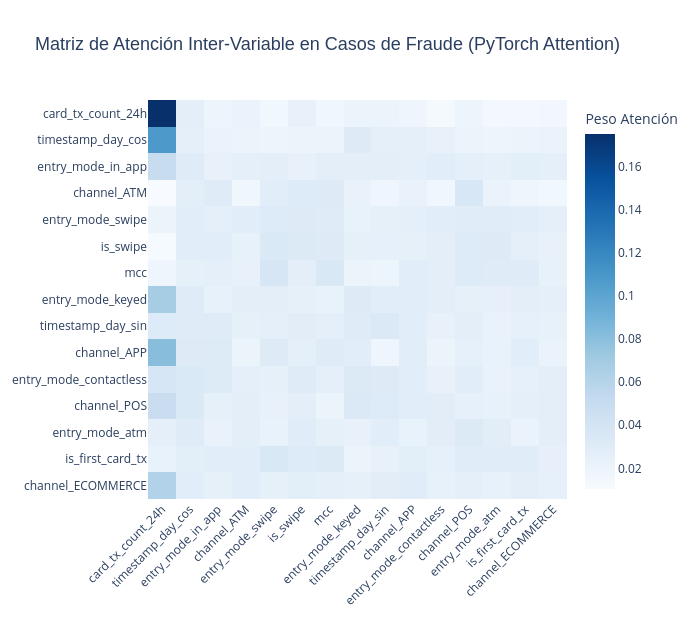

Write notebook code for a chart like this one.
### Markdown cell above
### 4.1. Visualización de Matriz de Atención Inter-Variable (Self-Attention Weights)
Extracción de los pesos medios de auto-atención que indican qué variables consultan a qué otras variables para determinar el riesgo de fraude.

### Code cell
# Extraer matriz de atención para una muestra representativa de test
sample_test_idx = np.where(y_test == 1)[0][:500]  # Incluir transacciones fraudulentas
sample_Xt = Xt_test[sample_test_idx]
attn_weights = attn_clf.get_attention_weights(sample_Xt)

fig_attn = plot_attention_heatmap_plotly(
    attention_matrix=attn_weights,
    feature_names=feature_names,
    top_k=15,
    title="Matriz de Atención Inter-Variable en Casos de Fraude (PyTorch Attention)",
)
save_figure_html(fig_attn, "../presentation/figures/12_matriz_atencion_fraude.html")
fig_attn.show()

### Figure 1 — Plotly figure (JSON) as saved in the notebook; plotly's stock layout.template omitted (floating-point values rounded to 4 significant figures; data arrays with more than 128 entries replaced by an {"elided": "..."} marker saying what was removed)
{"data": [{"colorbar": {"title": {"text": "Peso Atención"}}, "colorscale": [[0, "rgb(247,251,255)"], [0.125, "rgb(222,235,247)"], [0.25, "rgb(198,219,239)"], [0.375, "rgb(158,202,225)"], [0.5, "rgb(107,174,214)"], [0.625, "rgb(66,146,198)"], [0.75, "rgb(33,113,181)"], [0.875, "rgb(8,81,156)"], [1, "rgb(8,48,107)"]], "hovertemplate": "Fuente: <b>%{y}</b><br>Destino: <b>%{x}</b><br>Peso: %{z:.4f}<extra></extra>", "type": "heatmap", "x": ["card_tx_count_24h", "timestamp_day_cos", "entry_mode_in_app", "channel_ATM", "entry_mode_swipe", "is_swipe", "mcc", "entry_mode_keyed", "timestamp_day_sin", "channel_APP", "entry_mode_contactless", "channel_POS", "entry_mode_atm", "is_first_card_tx", "channel_ECOMMERCE"], "y": ["card_tx_count_24h", "timestamp_day_cos", "entry_mode_in_app", "channel_ATM", "entry_mode_swipe", "is_swipe", "mcc", "entry_mode_keyed", "timestamp_day_sin", "channel_APP", "entry_mode_contactless", "channel_POS", "entry_mode_atm", "is_first_card_tx", "channel_ECOMMERCE"], "z": {"elided": "15x15 float values"}}], "layout": {"height": 620, "title": {"font": {"family": "Arial", "size": 18}, "text": "Matriz de Atención Inter-Variable en Casos de Fraude (PyTorch Attention)"}, "width": 700, "xaxis": {"tickangle": -45}, "yaxis": {"autorange": "reversed"}}}
